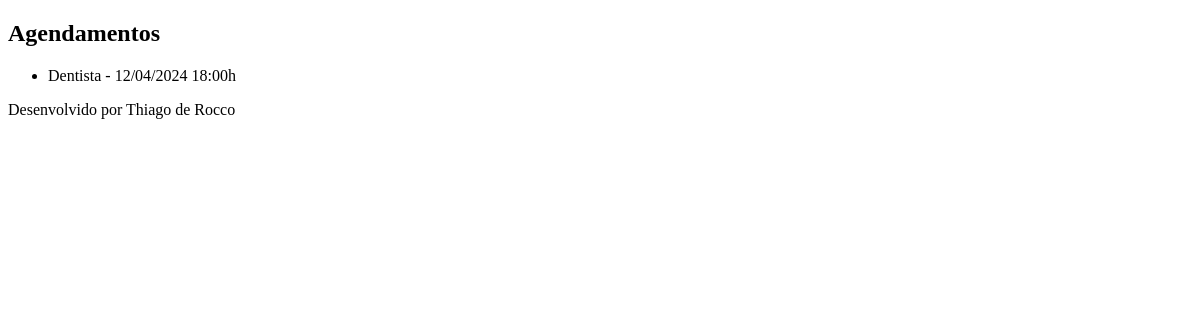
The page /agenda/ (signed in) on the database as committed earlier.
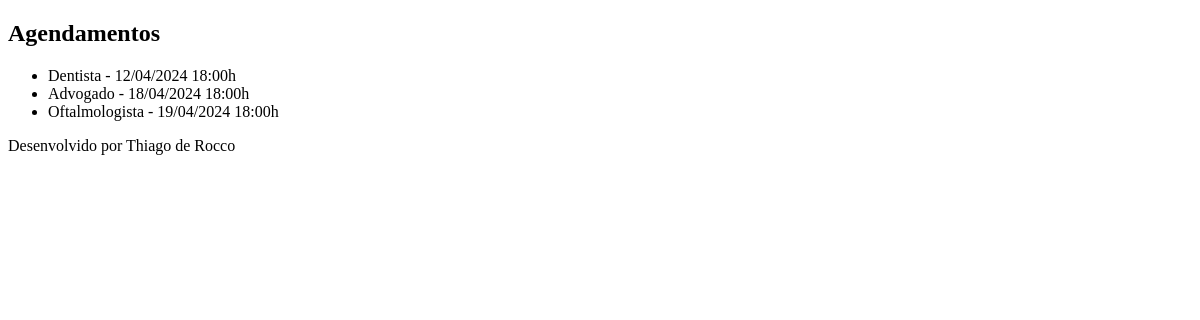
The same page on the database as committed later.
### core/models.py (models this page shows, shortened)
class Evento(models.Model):
    titulo = models.CharField(max_length=100)
    descricao = models.TextField(blank=True, null=True)
    data_evento = models.DateTimeField(verbose_name='Data do Evento')
    data_criacao = models.DateTimeField(auto_now=True)
    usuario = models.ForeignKey(User, on_delete=models.CASCADE)
    class Meta:
        db_table = 'evento'
    def get_data_evento(self):
        return self.data_evento.strftime('%d/%m/%Y %H:%Mh')

### core/views.py (the view)
# urls.py: path('agenda/', views.lista_eventos),
@login_required(login_url='/login/')
def lista_eventos(request):
    usuario = request.user
    evento = Evento.objects.filter(usuario=usuario)
    dados = {'eventos': evento}
    return render(request, 'agenda.html', dados)

### templates/agenda.html
{% extends "model-page.html" %}
{% block content %}
    <h2>Agendamentos</h2>
    <ul>
        {% for evento in eventos %}
            <li>{{ evento.titulo }} - {{ evento.get_data_evento }}</li>
        {% endfor %}
    </ul>
{% endblock %}

### templates/model-page.html (shortened to what this page needs)
<!DOCTYPE html>
<html lang="pt-br">
<head>
</head>
<body>
    {% block content %}{% endblock %}
    {% include "model-footer.html" %}
</body>
</html>

### templates/model-footer.html
<p>Desenvolvido por Thiago de Rocco</p>

Rows that differ between the two databases and show on the page:
added Evento: titulo "Advogado", get_data_evento "18/04/2024 18:00h"
added Evento: titulo "Oftalmologista", get_data_evento "19/04/2024 18:00h"
